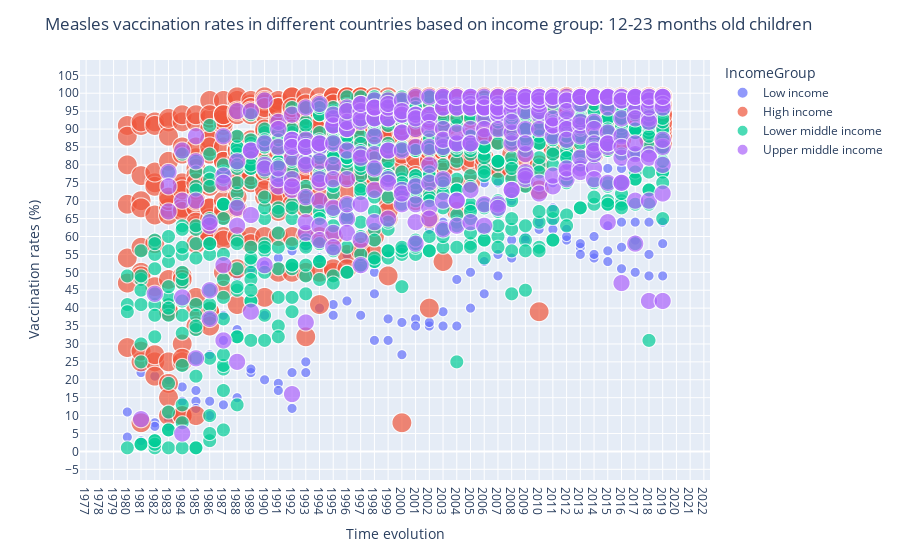

The cell this chart's notebook holds for it:
### Code cell
fig = px.scatter(seaborn_df, y="value_", x="year",
    size="IncomeGroupValue", color="IncomeGroup", hover_name="Country Name")

fig.update_xaxes(tick0=0, dtick=1)
fig.update_yaxes(tick0=0, dtick=5)

fig.update_layout({
    'yaxis': {"title": "Vaccination rates (%)"},
    "xaxis": {"title": "Time evolution"},
    "title": "Measles vaccination rates in different countries based on income group: 12-23 months old children"
    })
fig.update_coloraxes(colorbar={
    "title": "Income group",
    "thicknessmode": "pixels",
    "thickness": 50,
    },colorscale= "Inferno")
#fig.update_traces(marker="sizemode": "area")
fig.show()

### Figure 1 — Plotly figure (JSON) as saved in the notebook; plotly's stock layout.template omitted (floating-point values rounded to 4 significant figures; data arrays with more than 128 entries replaced by an {"elided": "..."} marker saying what was removed)
{"data": [{"hovertemplate": "<b>%{hovertext}</b><br><br>IncomeGroup=Low income<br>year=%{x}<br>value_=%{y}<br>IncomeGroupValue=%{marker.size}<extra></extra>", "hovertext": ["Afghanistan", "Ethiopia", "Ethiopia", "Uganda", "Afghanistan", "Ethiopia", "Uganda", "Afghanistan", "Ethiopia", "Uganda", "Afghanistan", "Ethiopia", "Uganda", "Afghanistan", "Ethiopia", "Uganda", "Afghanistan", "Ethiopia", "Uganda", "Afghanistan", "Ethiopia", "Uganda", "Afghanistan", "Ethiopia", "Uganda", "Afghanistan", "Ethiopia", "Uganda", "Afghanistan", "Ethiopia", "Uganda", "Afghanistan", "Ethiopia", "Uganda", "Afghanistan", "Ethiopia", "Uganda", "Afghanistan", "Ethiopia", "Uganda", "Afghanistan", "Ethiopia", "Uganda", "Afghanistan", "Ethiopia", "Uganda", "Afghanistan", "Ethiopia", "Uganda", "Afghanistan", "Ethiopia", "Uganda", "Afghanistan", "Ethiopia", "Uganda", "Afghanistan", "Ethiopia", "Uganda", "Afghanistan", "Ethiopia", "Uganda", "Afghanistan", "Ethiopia", "Uganda", "Afghanistan", "Ethiopia", "Uganda", "Afghanistan", "Ethiopia", "Uganda", "Afghanistan", "Ethiopia", "Uganda", "Afghanistan", "Ethiopia", "Uganda", "Afghanistan", "Ethiopia", "Uganda", "Afghanistan", "Ethiopia", "Uganda", "Afghanistan", "Ethiopia", "Uganda", "Afghanistan", "Ethiopia", "Uganda", "Afghanistan", "Ethiopia", "Uganda", "Afghanistan", "Ethiopia", "South Sudan", "Uganda", "Afghanistan", "Ethiopia", "South Sudan", "Uganda", "Afghanistan", "Ethiopia", "South Sudan", "Uganda", "Afghanistan", "Ethiopia", "South Sudan", "Uganda", "Afghanistan", "Ethiopia", "South Sudan", "Uganda", "Afghanistan", "Ethiopia", "South Sudan", "Uganda", "Afghanistan", "Ethiopia", "South Sudan", "Uganda", "Afghanistan", "Ethiopia", "South Sudan", "Uganda", "Afghanistan", "Ethiopia", "South Sudan", "Uganda"], "legendgroup": "Low income", "marker": {"color": "#636efa", "size": [1, 1, 1, 1, 1, 1, 1, 1, 1, 1, 1, 1, 1, 1, 1, 1, 1, 1, 1, 1, 1, 1, 1, 1, 1, 1, 1, 1, 1, 1, 1, 1, 1, 1, 1, 1, 1, 1, 1, 1, 1, 1, 1, 1, 1, 1, 1, 1, 1, 1, 1, 1, 1, 1, 1, 1, 1, 1, 1, 1, 1, 1, 1, 1, 1, 1, 1, 1, 1, 1, 1, 1, 1, 1, 1, 1, 1, 1, 1, 1, 1, 1, 1, 1, 1, 1, 1, 1, 1, 1, 1, 1, 1, 1, 1, 1, 1, 1, 1, 1, 1, 1, 1, 1, 1, 1, 1, 1, 1, 1, 1, 1, 1, 1, 1, 1, 1, 1, 1, 1, 1, 1, 1, 1, 1, 1, 1], "sizemode": "area", "sizeref": 0.01, "symbol": "circle"}, "mode": "markers", "name": "Low income", "showlegend": true, "x": [1980, 1980, 1981, 1981, 1982, 1982, 1982, 1983, 1983, 1983, 1984, 1984, 1984, 1985, 1985, 1985, 1986, 1986, 1986, 1987, 1987, 1987, 1988, 1988, 1988, 1989, 1989, 1989, 1990, 1990, 1990, 1991, 1991, 1991, 1992, 1992, 1992, 1993, 1993, 1993, 1994, 1994, 1994, 1995, 1995, 1995, 1996, 1996, 1996, 1997, 1997, 1997, 1998, 1998, 1998, 1999, 1999, 1999, 2000, 2000, 2000, 2001, 2001, 2001, 2002, 2002, 2002, 2003, 2003, 2003, 2004, 2004, 2004, 2005, 2005, 2005, 2006, 2006, 2006, 2007, 2007, 2007, 2008, 2008, 2008, 2009, 2009, 2009, 2010, 2010, 2010, 2011, 2011, 2011, 2011, 2012, 2012, 2012, 2012, 2013, 2013, 2013, 2013, 2014, 2014, 2014, 2014, 2015, 2015, 2015, 2015, 2016, 2016, 2016, 2016, 2017, 2017, 2017, 2017, 2018, 2018, 2018, 2018, 2019, 2019, 2019, 2019], "xaxis": "x", "y": [11.0, 4.0, 3.0, 22.0, 8.0, 7.0, 21.0, 9.0, 7.0, 20.0, 14.0, 8.0, 18.0, 14.0, 12.0, 17.0, 14.0, 10.0, 27.0, 31.0, 13.0, 38.0, 34.0, 15.0, 49.0, 22.0, 23.0, 51.0, 20.0, 38.0, 52.0, 19.0, 17.0, 54.0, 22.0, 12.0, 56.0, 25.0, 22.0, 57.0, 40.0, 54.0, 59.0, 41.0, 38.0, 57.0, 42.0, 54.0, 55.0, 38.0, 51.0, 54.0, 31.0, 44.0, 50.0, 31.0, 37.0, 55.0, 27.0, 36.0, 57.0, 37.0, 35.0, 59.0, 35.0, 36.0, 62.0, 39.0, 35.0, 64.0, 48.0, 35.0, 66.0, 50.0, 40.0, 68.0, 53.0, 44.0, 75.0, 55.0, 49.0, 75.0, 59.0, 54.0, 70.0, 60.0, 59.0, 77.0, 62.0, 64.0, 73.0, 64.0, 68.0, 62.0, 75.0, 59.0, 62.0, 60.0, 80.0, 57.0, 55.0, 58.0, 83.0, 60.0, 54.0, 55.0, 85.0, 63.0, 56.0, 53.0, 79.0, 64.0, 57.0, 51.0, 79.0, 64.0, 59.0, 50.0, 83.0, 64.0, 55.0, 49.0, 86.0, 64.0, 58.0, 49.0, 87.0], "yaxis": "y", "type": "scattergl"}, {"hovertemplate": "<b>%{hovertext}</b><br><br>IncomeGroup=High income<br>year=%{x}<br>value_=%{y}<br>IncomeGroupValue=%{marker.size}<extra></extra>", "hovertext": {"elided": "913 str values"}, "legendgroup": "High income", "marker": {"color": "#EF553B", "size": {"elided": "913 int values"}, "sizemode": "area", "sizeref": 0.01, "symbol": "circle"}, "mode": "markers", "name": "High income", "showlegend": true, "x": {"elided": "913 int values"}, "xaxis": "x", "y": {"elided": "913 float values"}, "yaxis": "y", "type": "scattergl"}, {"hovertemplate": "<b>%{hovertext}</b><br><br>IncomeGroup=Lower middle income<br>year=%{x}<br>value_=%{y}<br>IncomeGroupValue=%{marker.size}<extra></extra>", "hovertext": {"elided": "681 str values"}, "legendgroup": "Lower middle income", "marker": {"color": "#00cc96", "size": {"elided": "681 int values"}, "sizemode": "area", "sizeref": 0.01, "symbol": "circle"}, "mode": "markers", "name": "Lower middle income", "showlegend": true, "x": {"elided": "681 int values"}, "xaxis": "x", "y": {"elided": "681 float values"}, "yaxis": "y", "type": "scattergl"}, {"hovertemplate": "<b>%{hovertext}</b><br><br>IncomeGroup=Upper middle income<br>year=%{x}<br>value_=%{y}<br>IncomeGroupValue=%{marker.size}<extra></extra>", "hovertext": {"elided": "337 str values"}, "legendgroup": "Upper middle income", "marker": {"color": "#ab63fa", "size": {"elided": "337 int values"}, "sizemode": "area", "sizeref": 0.01, "symbol": "circle"}, "mode": "markers", "name": "Upper middle income", "showlegend": true, "x": {"elided": "337 int values"}, "xaxis": "x", "y": {"elided": "337 float values"}, "yaxis": "y", "type": "scattergl"}], "layout": {"xaxis": {"anchor": "y", "domain": [0.0, 1.0], "title": {"text": "Time evolution"}, "tick0": 0, "dtick": 1}, "yaxis": {"anchor": "x", "domain": [0.0, 1.0], "title": {"text": "Vaccination rates (%)"}, "tick0": 0, "dtick": 5}, "legend": {"title": {"text": "IncomeGroup"}, "tracegroupgap": 0, "itemsizing": "constant"}, "margin": {"t": 60}, "title": {"text": "Measles vaccination rates in different countries based on income group: 12-23 months old children"}, "coloraxis": {"colorbar": {"title": {"text": "Income group"}, "thicknessmode": "pixels", "thickness": 50}, "colorscale": [[0.0, "#000004"], [0.1111, "#1b0c41"], [0.2222, "#4a0c6b"], [0.3333, "#781c6d"], [0.4444, "#a52c60"], [0.5556, "#cf4446"], [0.6667, "#ed6925"], [0.7778, "#fb9b06"], [0.8889, "#f7d13d"], [1.0, "#fcffa4"]]}}}
